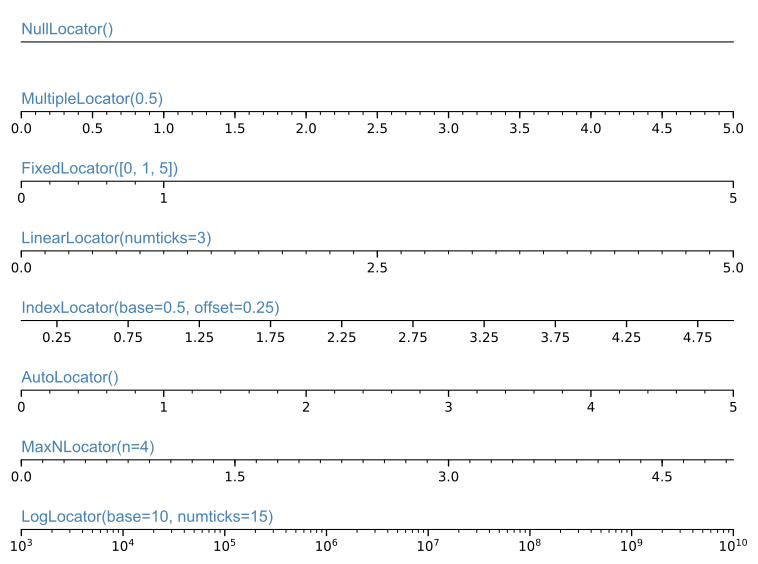

This chart was generated by the following Python code:
import numpy as np
import matplotlib.pyplot as plt
import matplotlib.ticker as ticker


def setup(ax, title):
    """Set up common parameters for the Axes in the example."""
    # only show the bottom spine
    ax.yaxis.set_major_locator(ticker.NullLocator())
    ax.spines['right'].set_color('none')
    ax.spines['left'].set_color('none')
    ax.spines['top'].set_color('none')

    ax.xaxis.set_ticks_position('bottom')
    ax.tick_params(which='major', width=1.00, length=5)
    ax.tick_params(which='minor', width=0.75, length=2.5)
    ax.set_xlim(0, 5)
    ax.set_ylim(0, 1)
    ax.text(0.0, 0.3, title, transform=ax.transAxes,
            fontsize=12, fontname='Arial', fontstyle="normal", color='steelblue')


fig, axs = plt.subplots(8, 1, figsize=(8, 6))

# Null Locator
setup(axs[0], title="NullLocator()")
axs[0].xaxis.set_major_locator(ticker.NullLocator())
axs[0].xaxis.set_minor_locator(ticker.NullLocator())

# Multiple Locator
setup(axs[1], title="MultipleLocator(0.5)")
axs[1].xaxis.set_major_locator(ticker.MultipleLocator(0.5))
axs[1].xaxis.set_minor_locator(ticker.MultipleLocator(0.1))

# Fixed Locator
setup(axs[2], title="FixedLocator([0, 1, 5])")
axs[2].xaxis.set_major_locator(ticker.FixedLocator([0, 1, 5]))
axs[2].xaxis.set_minor_locator(ticker.FixedLocator(np.linspace(0.2, 0.8, 4)))

# Linear Locator
setup(axs[3], title="LinearLocator(numticks=3)")
axs[3].xaxis.set_major_locator(ticker.LinearLocator(3))
axs[3].xaxis.set_minor_locator(ticker.LinearLocator(31))

# Index Locator
setup(axs[4], title="IndexLocator(base=0.5, offset=0.25)")
axs[4].plot(range(0, 5), [0]*5, color='white')
axs[4].xaxis.set_major_locator(ticker.IndexLocator(base=0.5, offset=0.25))

# Auto Locator
setup(axs[5], title="AutoLocator()")
axs[5].xaxis.set_major_locator(ticker.AutoLocator())
axs[5].xaxis.set_minor_locator(ticker.AutoMinorLocator())

# MaxN Locator
setup(axs[6], title="MaxNLocator(n=4)")
axs[6].xaxis.set_major_locator(ticker.MaxNLocator(4))
axs[6].xaxis.set_minor_locator(ticker.MaxNLocator(40))

# Log Locator
setup(axs[7], title="LogLocator(base=10, numticks=15)")
axs[7].set_xlim(10**3, 10**10)
axs[7].set_xscale('log')
axs[7].xaxis.set_major_locator(ticker.LogLocator(base=10, numticks=15))

plt.tight_layout()

plt.savefig("E11.svg", bbox_inches="tight")